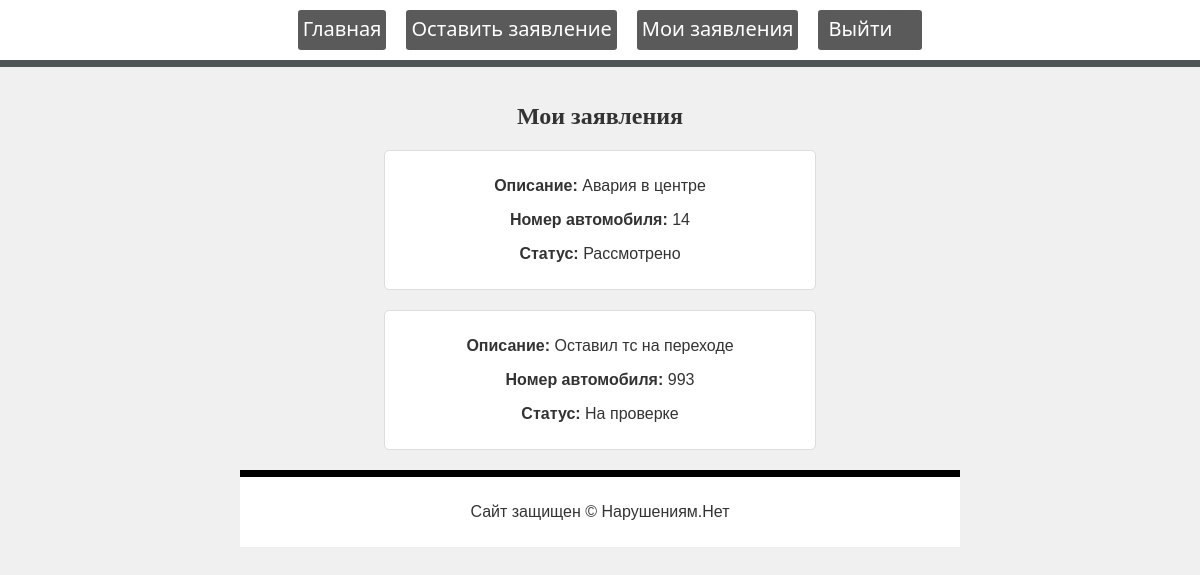
Screenshot of /pages/myStatement.php (signed in) with the database file from the repository.
### tables this page shows
CREATE TABLE `Statements` (
  `id` int NOT NULL,
  `user_id` int NOT NULL,
  `car_number` varchar(20) NOT NULL,
  `violation_description` text NOT NULL,
  `status` varchar(40) NOT NULL
);

### pages/myStatement.php (the view, shortened to what this page needs)
<?php
include('server.php');
$login_user = $_SESSION['login'];
$query = "SELECT id FROM Users WHERE login = '$login_user'";
$result = mysqli_query($db, $query);
$user_data = mysqli_fetch_assoc($result);
$user_id = $user_data['id'];
$query_statements = "SELECT * FROM Statements WHERE user_id = '$user_id'";
$result_statements = mysqli_query($db, $query_statements);
?>
<!DOCTYPE html>
<html lang="ru">
<head>
    <link rel="stylesheet" href="../style/style.css">
</head>
<body>
    <header class="header">
        <div class="widthContainer">
            <nav class="menu">
                <ul>
                    <li class="li"><a href="../index.php" >Главная</a></li>
                    <li class="li"><a href="newStatement.php">Оставить заявление</a></li>
                    <li class="li"><a href="myStatement.php">Мои заявления</a></li>
                    <li class="li">
                        <a class="li" href="../index.php?logout='1'">Выйти</a>
                    </li>
                </ul>
            </nav>
        </div>
    </header>
    <div class="body">
        <div class="statements-container">
        <h1>Мои заявления</h1>
<div class="statements-container">
    <?php
    if (mysqli_num_rows($result_statements) > 0) {
        echo "<div class='statement-grid'>";
        while ($row = mysqli_fetch_assoc($result_statements)) {
            echo "<div class='statement-item'>";
            echo "<p><strong>Описание:</strong> " . $row['violation_description'] . "</p>";
            echo "<p><strong>Номер автомобиля:</strong> " . $row['car_number'] . "</p>";
            echo "<p><strong>Статус:</strong> " . $row['status'] . "</p>";
            echo "</div>";
        }
        echo "</div>";
    } else {
        echo "У вас пока нет заявлений.";
    }
    ?>
</div>
    <footer class="footer">
        <div class="widthContainer">
            <p>Сайт защищен &copy; Нарушениям.Нет</p>
        </div>
    </footer>
</body>
</html>

### style/style.css (style rules this page uses)
body { background-color: #f0f0f0; color: #333; font-family: 'Segoe UI', Tahoma, Geneva, Verdana, sans-serif; margin: 0; }
.widthContainer { max-width: 1200px; }
.header { background-color: #fff; width: 100%; z-index: 1; display: flex; justify-content: center; font-family: 'ART'; border-bottom: 7px solid #4f5457; }
.menu ul { display: flex; list-style: none; margin: 0; }
.menu .li { height:30px; background-color: #5a5a5a; border-radius: 3px; margin: 10px 0px; margin-right: 20px; padding: 5px; }
.menu a { text-decoration: none; font-size: 20px; color: #fff; font-family: 'Segoe UI', Tahoma, Geneva, Verdana, sans-serif; }
.body { font-family: Arial, sans-serif; color: #333; text-align: center; margin: 0; padding: 0; display: flex; justify-content: center; min-height: 84.6vh; }
h1 { font-family: ARTSTR; font-size: 30px; }
.statements-container { width: 60%; margin: 20px auto; }
.statement-grid { display: grid; grid-template-columns: repeat(auto-fill, minmax(300px, 1fr)); gap: 20px; }
.statement-item { border: 1px solid #ddd; padding: 10px; border-radius: 5px; background-color: #fff; }
.footer { background-color: #fff; color: #333; text-align: center; display: flex; justify-content: center; border-top: 7px solid #000000; padding: 10px 0; bottom: 0; }
h1 { font-size: 24px; margin-bottom: 20px; }

### rows the page displays
statements: violation_description "Авария в центре", car_number "14", status "Рассмотрено"
statements: violation_description "Оставил тс на переходе", car_number "993", status "На проверке"
